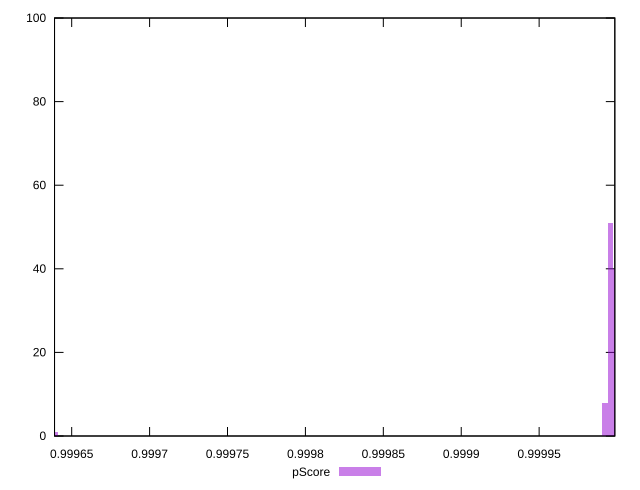

The gnuplot source for this figure:
reset

$pScore <<EOF
0.9999922418937769 8
0.9999956661846586 51
0.9999990904755404 40
0.9996395399329612 1
EOF

set key outside below
set boxwidth 0.00000342429088170619
set xrange [0.9996389885348069:0.9999985750530445]
set yrange [0:100]
set trange [0:100]
set style fill transparent solid 0.5 noborder
set terminal svg size 640, 490 enhanced background rgb 'white'
set output "report_0_00242021-02-20T12:25:28.543Z/bootup-time/samples/pages+cached+noadtech+nomedia+nocss/pScore/histogram.svg"

plot $pScore title "pScore" with boxes

reset
